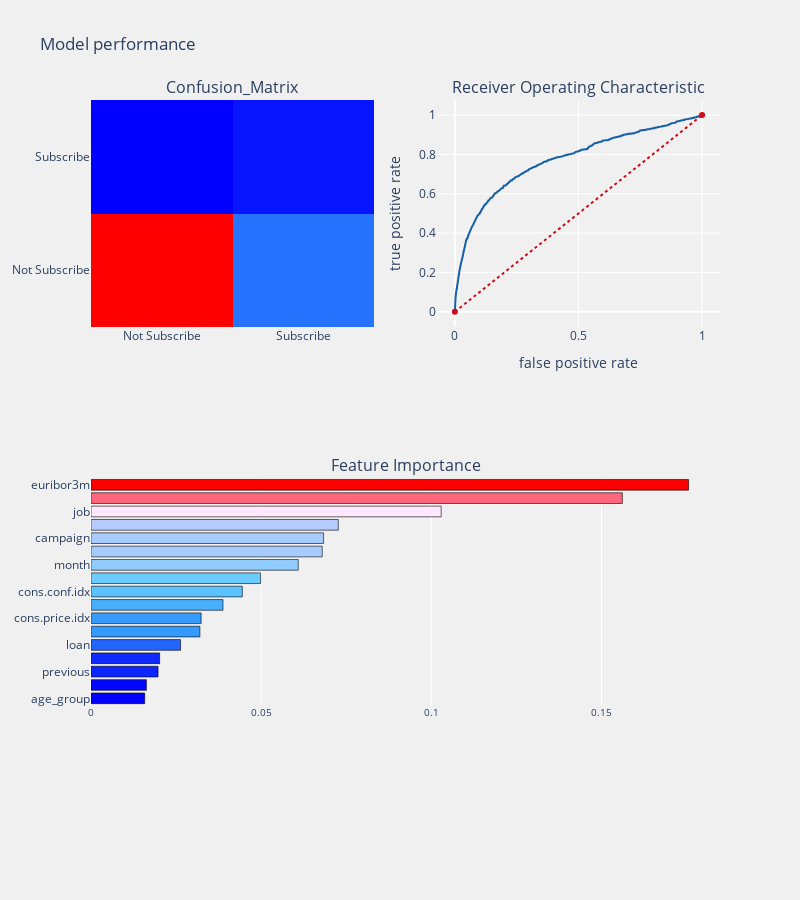

Notebook code cell kept with this figure:
### Code cell
conf_matrix = confusion_matrix(test_true, test_pred > 0.08)
plot_figures(conf_matrix, test_fpr, test_tpr, importance.sort_values(by='percentage'), test_auc)

### Figure 1 — Plotly figure (JSON) as saved in the notebook; plotly's stock layout.template omitted (floating-point values rounded to 4 significant figures; data arrays with more than 128 entries replaced by an {"elided": "..."} marker saying what was removed)
{"data": [{"colorscale": [[0, "rgb(0,0,255)"], [0.1, "rgb(51,153,255)"], [0.2, "rgb(102,204,255)"], [0.3, "rgb(153,204,255)"], [0.4, "rgb(204,204,255)"], [0.5, "rgb(255,255,255)"], [0.6, "rgb(255,204,255)"], [0.7, "rgb(255,153,255)"], [0.8, "rgb(255,102,204)"], [0.9, "rgb(255,102,102)"], [1, "rgb(255,0,0)"]], "name": "matrix", "showscale": false, "type": "heatmap", "x": ["Not Subscribe", "Subscribe"], "xaxis": "x", "y": ["Not Subscribe", "Subscribe"], "yaxis": "y", "z": [[7962, 1086], [526, 623]]}, {"line": {"color": "rgb(22, 96, 167)", "width": 2}, "name": "Roc:0.773", "type": "scatter", "x": {"elided": "2734 float values"}, "xaxis": "x2", "y": {"elided": "2734 float values"}, "yaxis": "y2"}, {"line": {"color": "rgb(205, 12, 24)", "dash": "dot", "width": 2}, "type": "scatter", "x": [0, 1], "xaxis": "x2", "y": [0, 1], "yaxis": "y2"}, {"marker": {"color": [0.01578, 0.01628, 0.0197, 0.02017, 0.02632, 0.032, 0.03235, 0.03878, 0.04446, 0.04982, 0.06089, 0.06794, 0.06833, 0.07265, 0.1029, 0.1561, 0.1756], "colorscale": [[0, "rgb(0,0,255)"], [0.1, "rgb(51,153,255)"], [0.2, "rgb(102,204,255)"], [0.3, "rgb(153,204,255)"], [0.4, "rgb(204,204,255)"], [0.5, "rgb(255,255,255)"], [0.6, "rgb(255,204,255)"], [0.7, "rgb(255,153,255)"], [0.8, "rgb(255,102,204)"], [0.9, "rgb(255,102,102)"], [1, "rgb(255,0,0)"]], "line": {"color": "black", "width": 0.6}}, "name": "percentage", "orientation": "h", "type": "bar", "x": [0.01578, 0.01628, 0.0197, 0.02017, 0.02632, 0.032, 0.03235, 0.03878, 0.04446, 0.04982, 0.06089, 0.06794, 0.06833, 0.07265, 0.1029, 0.1561, 0.1756], "xaxis": "x3", "y": ["age_group", "pdays", "previous", "contact", "loan", "housing", "cons.price.idx", "marital", "cons.conf.idx", "poutcome", "month", "day_of_week", "campaign", "education", "job", "nr.employed", "euribor3m"], "yaxis": "y3"}], "layout": {"annotations": [{"font": {"size": 16}, "showarrow": false, "text": "Confusion_Matrix", "x": 0.225, "xanchor": "center", "xref": "paper", "y": 1, "yanchor": "bottom", "yref": "paper"}, {"font": {"size": 16}, "showarrow": false, "text": "Receiver Operating Characteristic", "x": 0.775, "xanchor": "center", "xref": "paper", "y": 1, "yanchor": "bottom", "yref": "paper"}, {"font": {"size": 16}, "showarrow": false, "text": "Feature Importance", "x": 0.5, "xanchor": "center", "xref": "paper", "y": 0.375, "yanchor": "bottom", "yref": "paper"}], "autosize": false, "height": 900, "margin": {"b": 195}, "paper_bgcolor": "rgba(240,240,240, 0.95)", "plot_bgcolor": "rgba(240,240,240, 0.95)", "showlegend": false, "title": {"text": "Model performance"}, "width": 800, "xaxis": {"anchor": "y", "domain": [0, 0.45]}, "xaxis2": {"anchor": "y2", "domain": [0.55, 1], "title": {"text": "false positive rate"}}, "xaxis3": {"anchor": "y3", "domain": [0, 1], "showgrid": true, "tickangle": 0, "tickfont": {"size": 10}}, "yaxis": {"anchor": "x", "domain": [0.625, 1]}, "yaxis2": {"anchor": "x2", "domain": [0.625, 1], "title": {"text": "true positive rate"}}, "yaxis3": {"anchor": "x3", "domain": [0, 0.375]}}}
